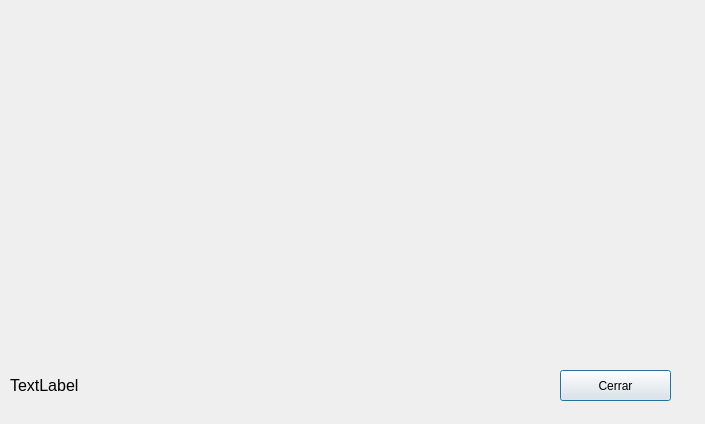
<?xml version="1.0" encoding="UTF-8"?>
<ui version="4.0">
 <class>storeSerdan</class>
 <widget class="QDialog" name="storeSerdan">
  <property name="geometry">
   <rect>
    <x>0</x>
    <y>0</y>
    <width>705</width>
    <height>424</height>
   </rect>
  </property>
  <property name="windowTitle">
   <string>Dialog</string>
  </property>
  <widget class="QLabel" name="label_direccion">
   <property name="geometry">
    <rect>
     <x>10</x>
     <y>370</y>
     <width>531</width>
     <height>31</height>
    </rect>
   </property>
   <property name="font">
    <font>
     <pointsize>12</pointsize>
    </font>
   </property>
   <property name="text">
    <string>TextLabel</string>
   </property>
  </widget>
  <widget class="QLabel" name="label">
   <property name="geometry">
    <rect>
     <x>70</x>
     <y>10</y>
     <width>581</width>
     <height>341</height>
    </rect>
   </property>
   <property name="text">
    <string/>
   </property>
   <property name="pixmap">
    <pixmap resource="resources.qrc">:/grafo/img/sucursales/grafo3.jpg</pixmap>
   </property>
  </widget>
  <widget class="QPushButton" name="pushButton">
   <property name="geometry">
    <rect>
     <x>560</x>
     <y>370</y>
     <width>111</width>
     <height>31</height>
    </rect>
   </property>
   <property name="text">
    <string>Cerrar</string>
   </property>
  </widget>
 </widget>
 <resources>
  <include location="resources.qrc"/>
 </resources>
 <connections/>
</ui>
